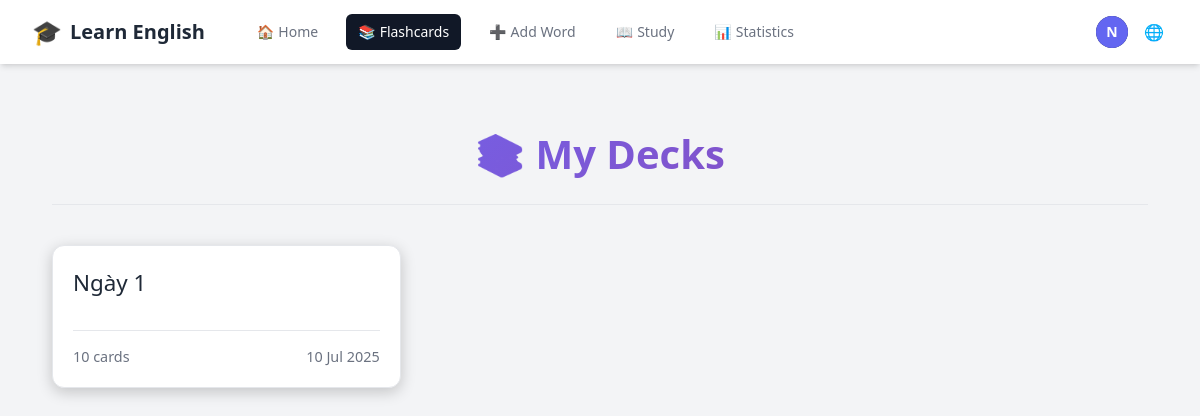
Page /en/decks/ (signed in) on the committed database.
### accounts/models.py (models this page shows, shortened)
class CustomUser(AbstractUser):
    email = models.EmailField(unique=True)
    username = None  # Remove username field
    USERNAME_FIELD = 'email'
    REQUIRED_FIELDS = []
    objects = CustomUserManager()

### vocabulary/models.py (models this page shows, shortened)
class Deck(models.Model):
    user = models.ForeignKey(settings.AUTH_USER_MODEL, on_delete=models.CASCADE, related_name='decks')
    name = models.CharField(max_length=255)
    created_at = models.DateTimeField(auto_now_add=True)
    class Meta:
        ordering = ['-created_at']
        unique_together = ['user', 'name']

### vocabulary/views.py (the view)
# urls.py: path('decks/', views.deck_list, name='deck_list'),
@login_required
def deck_list(request):
    decks = Deck.objects.filter(user=request.user).annotate(
        card_count=Count('flashcards')
    ).order_by('-created_at')
    context = {
        'decks': decks
    }
    return render(request, 'vocabulary/deck_list.html', context)

### vocabulary/templates/vocabulary/deck_list.html (shortened to what this page needs)
{% extends "base.html" %}
{% load i18n %}
{% block content %}
<div class="deck-list-page">
    <div class="page-header">
        <h1>📚 {{ manual_texts.my_decks }}</h1>
    </div>
    {% if decks %}
        <div class="deck-grid">
            {% for deck in decks %}
                <a href="{% url 'deck_detail' deck.id %}" class="deck-card">
                    <div>
                        <h2>{{ deck.name }}</h2>
                    </div>
                    <div class="deck-info">
                        <span>{% blocktrans with count=deck.card_count %}{{ count }} cards{% endblocktrans %}</span>
                        <span class="created-date">{{ deck.created_at|date:"d M Y" }}</span>
                    </div>
                </a>
            {% endfor %}
        </div>
    {% else %}
        <div class="no-decks">
            <h2>{% trans "You don't have any decks yet." %}</h2>
            <p>{% trans "Get started by" %} <a href="{% url 'add_flashcard' %}">{% trans "adding some new flashcards" %}</a>!</p>
        </div>
    {% endif %}
</div>
{% endblock %}

### vocabulary/templates/base.html (shortened to what this page needs)
{% load i18n %}
{% load static %}
<!DOCTYPE html>
<html lang="{{ LANGUAGE_CODE }}">
  <head>
    <script src="https://cdn.tailwindcss.com"></script>
    <link rel="stylesheet" type="text/css" href="{% static 'css/main.css' %}">
  </head>
  <body class="bg-gray-100 dark:bg-gray-900">
    <nav class="bg-white dark:bg-gray-800 shadow-md">
        <div class="max-w-7xl mx-auto px-4 sm:px-6 lg:px-8">
            <div class="flex items-center justify-between h-16">
                <div class="flex items-center">
                    <a href="{% if user.is_authenticated %}{% url 'dashboard' %}{% else %}{% url 'account_login' %}{% endif %}" class="flex-shrink-0 flex items-center space-x-2">
                        <span class="text-2xl">🎓</span>
                        <span class="text-xl font-bold text-gray-800 dark:text-white">{{ manual_texts.learn_english }}</span>
                    </a>
                    <div class="hidden md:block">
                        <div class="ml-10 flex items-baseline space-x-4">
                            {% if user.is_authenticated %}
                                <a href="{% url 'dashboard' %}" class="{% if request.resolver_match.url_name == 'dashboard' %}bg-gray-900 text-white{% else %}text-gray-500 dark:text-gray-300 hover:bg-gray-700 hover:text-white{% endif %} px-3 py-2 rounded-md text-sm font-medium flex items-center space-x-1">
                                    <span class="nav-icon">🏠</span>
                                    <span>{{ manual_texts.home }}</span>
                                </a>
                                <a href="{% url 'deck_list' %}" class="{% if request.resolver_match.url_name == 'deck_list' or request.resolver_match.url_name == 'deck_detail' %}bg-gray-900 text-white{% else %}text-gray-500 dark:text-gray-300 hover:bg-gray-700 hover:text-white{% endif %} px-3 py-2 rounded-md text-sm font-medium flex items-center space-x-1">
                                    <span class="nav-icon">📚</span>
                                    <span>{{ manual_texts.flashcards }}</span>
                                </a>
                                <a href="{% url 'add_flashcard' %}" class="{% if request.resolver_match.url_name == 'add_flashcard' %}bg-gray-900 text-white{% else %}text-gray-500 dark:text-gray-300 hover:bg-gray-700 hover:text-white{% endif %} px-3 py-2 rounded-md text-sm font-medium flex items-center space-x-1">
                                    <span class="nav-icon">➕</span>
                                    <span>{{ manual_texts.add_word }}</span>
                                </a>
                                <a href="{% url 'study' %}" class="{% if request.resolver_match.url_name == 'study' %}bg-gray-900 text-white{% else %}text-gray-500 dark:text-gray-300 hover:bg-gray-700 hover:text-white{% endif %} px-3 py-2 rounded-md text-sm font-medium flex items-center space-x-1">
                                    <span class="nav-icon">📖</span>
                                    <span>{{ manual_texts.study }}</span>
                                </a>
                                <a href="{% url 'statistics' %}" class="{% if request.resolver_match.url_name == 'statistics' %}bg-gray-900 text-white{% else %}text-gray-500 dark:text-gray-300 hover:bg-gray-700 hover:text-white{% endif %} px-3 py-2 rounded-md text-sm font-medium flex items-center space-x-1">
                                    <span class="nav-icon">📊</span>
                                    <span>{{ manual_texts.statistics }}</span>
                                </a>
                            {% endif %}
                        </div>
                    </div>
                </div>
                <div class="hidden md:block">
                    <div class="ml-4 flex items-center md:ml-6">
                        {% if user.is_authenticated %}
                            <div class="ml-3 relative">
                                <div>
                                    <button type="button" id="user-toggle" class="max-w-xs bg-gray-800 rounded-full flex items-center text-sm focus:outline-none focus:ring-2 focus:ring-offset-2 focus:ring-offset-gray-800 focus:ring-white" aria-expanded="false" aria-haspopup="true">
                                        <div class="h-8 w-8 rounded-full bg-indigo-500 flex items-center justify-center text-white font-bold">
                                            {{ user.email|slice:":1"|upper }}
                                        </div>
                                    </button>
                                </div>
                            </div>
                        {% endif %}
                        <div class="ml-3 relative">
                            <div>
                                <button type="button" id="lang-toggle" class="bg-white dark:bg-gray-800 p-1 rounded-full text-gray-400 dark:text-gray-300 hover:text-gray-500 dark:hover:text-white focus:outline-none focus:ring-2 focus:ring-offset-2 focus:ring-offset-gray-800 focus:ring-white">
                                    <span class="nav-icon">🌐</span>
                                </button>
                            </div>
                        </div>
                    </div>
                </div>
            </div>
        </div>
    </nav>
    <main class="py-10">
      <div class="max-w-7xl mx-auto px-4 sm:px-6 lg:px-8">
        {% block content %}{% endblock %}
      </div>
    </main>
  </body>
</html>

### static/css/main.css (style rules this page uses)
* { margin: 0; padding: 0; box-sizing: border-box; }
body { background: #18182f; color: #fff; font-family: "Segoe UI", Tahoma, Geneva, Verdana, sans-serif; line-height: 1.6; min-height: 100vh; }
.hidden { display: none; }
.flex { display: flex; }
.items-center { align-items: center; }
.justify-center { justify-content: center; }

### vocabulary/templates/base.html (style rules this page uses)
:root { --primary-color: #6a6cff; --primary-color-dark: #5859d8; --background-main: #f3f4f6; --background-secondary: #ffffff; --background-light: #ffffff; --text-main: #1f2937; --text-muted: #6b7280; --border-color: #e5e7eb; --card-background: var(--background-secondary); --card-border-color: var(--border-color); --card-text-main: var(--text-main); --card-text-muted: var(--text-muted); --card-shadow: 0 1px 3px 0 rgba(0, 0, 0, 0.1), 0 1px 2px 0 rgba(0, 0, 0, 0.06); --card-shadow-hover: 0 4px 6px -1px rgba(0, 0, 0, 0.1), 0 2px 4px -1px rgba(0, 0, 0, 0.06); }

### vocabulary/templates/vocabulary/deck_list.html (style rules this page uses)
.deck-list-page { max-width: 1200px; margin: 20px auto; padding: 0 20px; }
.page-header { text-align: center; margin-bottom: 40px; padding-bottom: 20px; border-bottom: 1px solid var(--border-color); }
.page-header h1 { font-size: 2.5em; font-weight: 700; background: linear-gradient(135deg, var(--primary-color), #8e44ad); -webkit-background-clip: text; -webkit-text-fill-color: transparent; }
.deck-grid { display: grid; grid-template-columns: repeat(auto-fill, minmax(280px, 1fr)); gap: 25px; }
.deck-card { background-color: var(--card-background); border: 1px solid var(--card-border-color); border-radius: 12px; padding: 20px; display: flex; flex-direction: column; justify-content: space-between; transition: all 0.3s ease; text-decoration: none; color: var(--card-text-main); box-shadow: 0 4px 15px rgba(0, 0, 0, 0.2); }
.deck-card h2 { font-size: 1.4em; margin-bottom: 10px; word-break: break-word; }
.deck-info { display: flex; justify-content: space-between; align-items: center; margin-top: 20px; padding-top: 15px; border-top: 1px solid var(--card-border-color); font-size: 0.9em; color: var(--card-text-muted); }

### rows in the picture
CustomUser: email "N"
Deck: name "Ngày 1", created_at "10 Jul 2025"

### other values in the picture
{{ manual_texts.learn_english }} "Learn English"
{{ manual_texts.home }} "Home"
{{ manual_texts.flashcards }} "Flashcards"
{{ manual_texts.add_word }} "Add Word"
{{ manual_texts.study }} "Study"
{{ manual_texts.statistics }} "Statistics"
{{ manual_texts.my_decks }} "My Decks"
